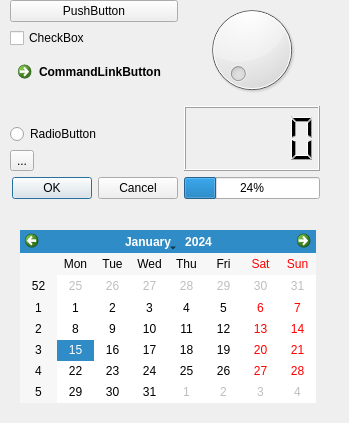
<?xml version="1.0" encoding="UTF-8"?>
<ui version="4.0">
 <class>Form</class>
 <widget class="QWidget" name="Form">
  <property name="geometry">
   <rect>
    <x>0</x>
    <y>0</y>
    <width>349</width>
    <height>423</height>
   </rect>
  </property>
  <property name="windowTitle">
   <string>Form</string>
  </property>
  <widget class="QCalendarWidget" name="calendarWidget">
   <property name="geometry">
    <rect>
     <x>20</x>
     <y>230</y>
     <width>296</width>
     <height>173</height>
    </rect>
   </property>
  </widget>
  <widget class="QWidget" name="">
   <property name="geometry">
    <rect>
     <x>10</x>
     <y>0</y>
     <width>310</width>
     <height>199</height>
    </rect>
   </property>
   <layout class="QHBoxLayout" name="horizontalLayout">
    <item>
     <layout class="QVBoxLayout" name="verticalLayout">
      <item>
       <widget class="QPushButton" name="pushButton">
        <property name="text">
         <string>PushButton</string>
        </property>
        <property name="autoRepeatDelay">
         <number>300</number>
        </property>
       </widget>
      </item>
      <item>
       <widget class="QCheckBox" name="checkBox">
        <property name="text">
         <string>CheckBox</string>
        </property>
       </widget>
      </item>
      <item>
       <widget class="QCommandLinkButton" name="commandLinkButton">
        <property name="text">
         <string>CommandLinkButton</string>
        </property>
       </widget>
      </item>
      <item>
       <widget class="QRadioButton" name="radioButton">
        <property name="text">
         <string>RadioButton</string>
        </property>
       </widget>
      </item>
      <item>
       <widget class="QToolButton" name="toolButton">
        <property name="text">
         <string>...</string>
        </property>
       </widget>
      </item>
      <item>
       <widget class="QDialogButtonBox" name="buttonBox">
        <property name="standardButtons">
         <set>QDialogButtonBox::Cancel|QDialogButtonBox::Ok</set>
        </property>
       </widget>
      </item>
     </layout>
    </item>
    <item>
     <layout class="QVBoxLayout" name="verticalLayout_2">
      <item>
       <widget class="QDial" name="dial"/>
      </item>
      <item>
       <widget class="QLCDNumber" name="lcdNumber"/>
      </item>
      <item>
       <widget class="QProgressBar" name="progressBar">
        <property name="value">
         <number>24</number>
        </property>
       </widget>
      </item>
     </layout>
    </item>
   </layout>
  </widget>
 </widget>
 <resources/>
 <connections/>
</ui>
